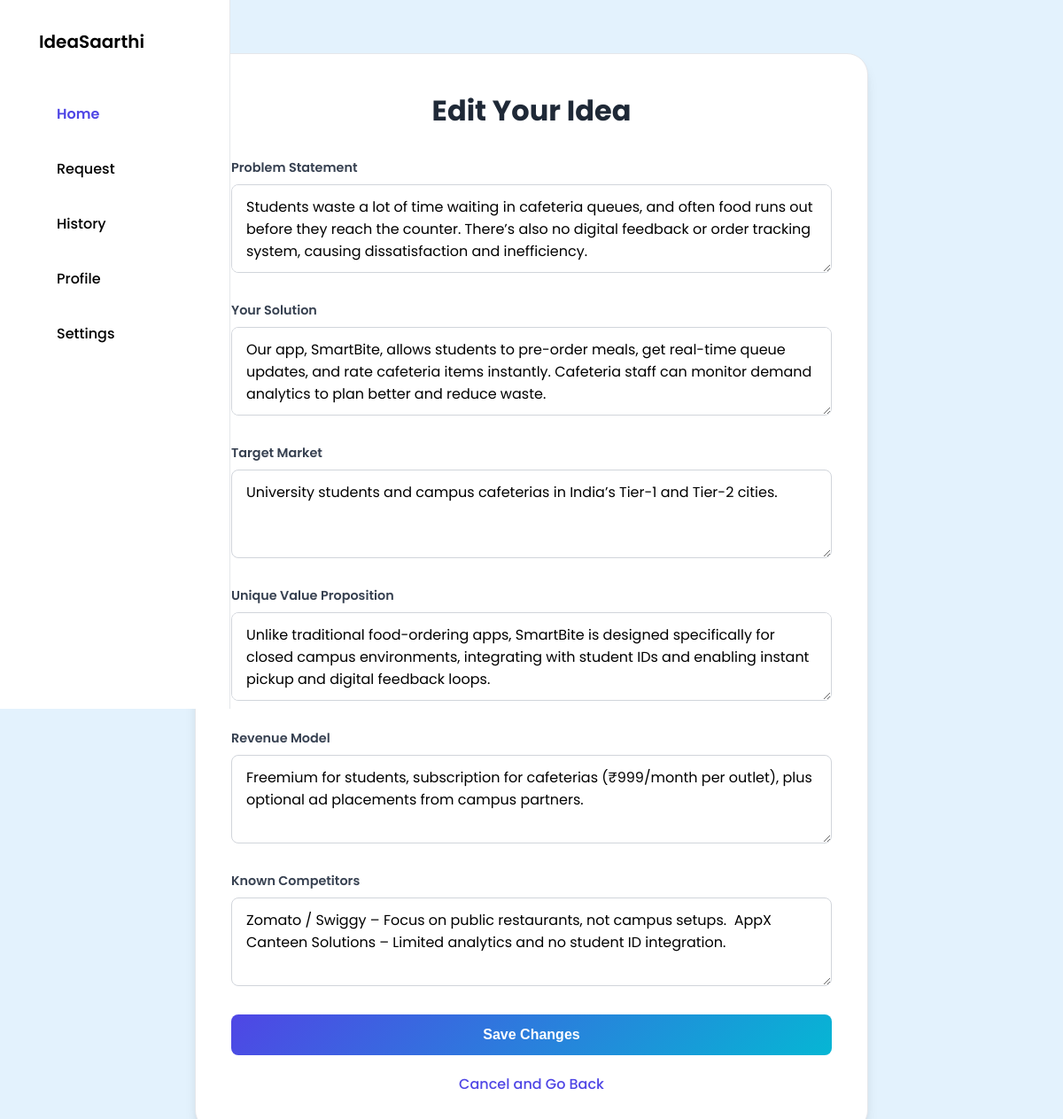
The page /dashboard/ideas/edit/67/ (signed in) on the database its author committed.
### dashboard/models.py (models this page shows)
class Ideas(models.Model):
    user = models.ForeignKey(User, on_delete=models.CASCADE)
    problem_statement = models.TextField()
    solution  = models.TextField()
    market = models.TextField()
    unique_value = models.TextField()
    revenue_model = models.TextField()
    known_competitors = models.TextField()
    created_at = models.DateTimeField(auto_now_add=True)
    updated_at = models.DateTimeField(auto_now=True)
    market_category = models.CharField(max_length=100, blank=True, null=True)
    strengths = models.TextField(blank=True, null=True)
    weaknesses = models.TextField(blank=True, null=True)
    opportunities = models.TextField(blank=True, null=True)
    threats = models.TextField(blank=True, null=True)
    score_strengths = models.IntegerField(default=0)
    score_weaknesses = models.IntegerField(default=0)
    score_opportunities = models.IntegerField(default=0)
    score_threats = models.IntegerField(default=0)
    score = models.IntegerField(default=0)
    prd_content = models.TextField(blank=True, null=True)
    idea_hash = models.CharField(max_length=64, blank=True, null=True)
    blockchain_tx_hash = models.CharField(max_length=100, blank=True, null=True)

### dashboard/views.py (the view, shortened to what this page needs)
# urls.py: path('ideas/edit/<int:idea_id>/', views.edit_ideas, name='edit_ideas'),
@login_required
def edit_ideas(request,idea_id):
    idea = Ideas.objects.get(id = idea_id)
    parameters = {
        "ideas" : idea
    }
    return render(request, "dashboard/user/edit_ideas.html", parameters)

### templates/dashboard/user/edit_ideas.html (shortened to what this page needs)
<!DOCTYPE html>
<html lang="en">
<head>
</head>
<body>
    <div>
        <aside class="sidebar">
            <div class="sidebar-logo"><span>IdeaSaarthi</span></div>
            <nav class="sidebar-nav">
                <ul>
                    <li><a href="{% url 'dashboard' %}" class="active"> Home</a></li>
                    <li><a href="{% url 'request' %}">Request</a>
                    </li>
                    <li><a href="{% url 'manage_ideas' %}">
                            History</a></li>
                    <li><a href="#"> Profile</a></li>
                    <li><a href="#"> Settings</a></li>
                </ul>
            </nav>
        </aside>
    </div>
    <div class="container">
        <div class="form-container">
            <h1 class="form-title">Edit Your Idea</h1>
            <form method="POST">
                <div class="form-group">
                    <label for="problem_statement" class="form-label">Problem Statement</label>
                    <textarea id="problem_statement" name="problem" class="form-textarea"
                        required>{{ ideas.problem_statement }}</textarea>
                </div>
                <div class="form-group">
                    <label for="solution" class="form-label">Your Solution</label>
                    <textarea id="solution" name="solution" class="form-textarea"
                        required>{{ ideas.solution }}</textarea>
                </div>
                <div class="form-group">
                    <label for="market" class="form-label">Target Market</label>
                    <textarea id="market" name="market" class="form-textarea" required>{{ ideas.market }}</textarea>
                </div>
                <div class="form-group">
                    <label for="usp" class="form-label">Unique Value Proposition</label>
                    <textarea id="usp" name="usp" class="form-textarea" required>{{ ideas.unique_value }}</textarea>
                </div>
                <div class="form-group">
                    <label for="revenue" class="form-label">Revenue Model</label>
                    <textarea id="revenue" name="revenue" class="form-textarea"
                        required>{{ ideas.revenue_model }}</textarea>
                </div>
                <div class="form-group">
                    <label for="competitors" class="form-label">Known Competitors</label>
                    <textarea id="competitors" name="competitors" class="form-textarea"
                        required>{{ ideas.known_competitors }}</textarea>
                </div>
                <button type="submit" class="btn-submit">Save Changes</button>
            </form>
            <a href="{% url 'manage_ideas' %}" class="back-link">Cancel and Go Back</a>
        </div>
    </div>
</body>
</html>

### templates/dashboard/user/edit_ideas.html (style rules this page uses)
:root { --bg-light-blue: #E3F2FD; --bg-secondary: #FFFFFF; --border-light: #E5E7EB; --text-primary: #1F2937; --primary: #4F46E5; --gradient-primary: linear-gradient(135deg, #4F46E5 0%, #06B6D4 100%); --shadow-lg: 0 10px 15px -3px rgba(0, 0, 0, 0.1), 0 4px 6px -2px rgba(0, 0, 0, 0.05); --shadow-glow: 0 0 40px rgba(79, 70, 229, 0.4); }
* { margin: 0; padding: 0; box-sizing: border-box; }
body { font-family: 'Poppins', sans-serif; background-color: var(--bg-light-blue); min-height: 100vh; }
.container { max-width: 800px; margin: 40px auto; padding: 20px; }
.form-container { background: var(--bg-secondary); padding: 40px; border-radius: 24px; box-shadow: var(--shadow-lg); border: 1px solid var(--border-light); }
.form-title { font-size: 2rem; font-weight: 700; color: var(--text-primary); text-align: center; margin-bottom: 30px; }
.form-group { margin-bottom: 25px; }
.form-label { display: block; font-weight: 600; margin-bottom: 8px; font-size: 0.9rem; color: #374151; }
.form-textarea { width: 100%; padding: 12px 16px; border: 1px solid #D1D5DB; border-radius: 8px; font-size: 1rem; font-family: 'Poppins', sans-serif; transition: border-color 0.3s, box-shadow 0.3s; resize: vertical; min-height: 100px; }
.btn-submit { width: 100%; padding: 14px; border: none; border-radius: 8px; color: white; font-size: 1rem; font-weight: 600; cursor: pointer; background: var(--gradient-primary); transition: all 0.3s ease; }
.back-link { display: block; text-align: center; margin-top: 20px; color: var(--primary); text-decoration: none; font-weight: 500; }
.sidebar { width: 260px; height: 100vh; background-color: var(--bg-secondary); border-right: 1px solid var(--border-light); padding: 2rem; display: flex; flex-direction: column; position: fixed; left: 0; top: 0; z-index: 200; transition: transform 0.4s ease-in-out; }
.sidebar-logo { display: flex; align-items: center; gap: 0.75rem; font-size: 1.25rem; font-weight: 600; margin-bottom: 2.5rem; }
.sidebar-nav ul { list-style: none; }
.sidebar-nav a { display: flex; align-items: center; gap: 1rem; padding: 0.9rem 1rem; border-radius: 12px; text-decoration: none; color: var(--text-secondary); font-weight: 500; transition: all 0.3s ease; margin-bottom: 0.5rem; }
.sidebar-nav a.active { color: var(--primary); background: var(--gradient-soft); font-weight: 600; }

### rows shown on the page
Ideas: problem "Students waste a lot of time waiting in cafeteria queues, and often food runs out before they reach the counter. There’s also no digital feedback or order tracking system, causing dissatisfaction and inefficiency.", solution "Our app, SmartBite, allows students to pre-order meals, get real-time queue updates, and rate cafeteria items instantly. Cafeteria staff can monitor demand analytics to plan better and reduce waste.", market "University students and campus cafeterias in India’s Tier-1 and Tier-2 cities.", usp "Unlike traditional food-ordering apps, SmartBite is designed specifically for closed campus environments, integrating with student IDs and enabling instant pickup and digital feedback loops.", revenue "Freemium for students, subscription for cafeterias (₹999/month per outlet), plus optional ad placements from campus partners.", competitors "Zomato / Swiggy – Focus on public restaurants, not campus setups. AppX Canteen Solutions – Limited analytics and no student ID integration."
